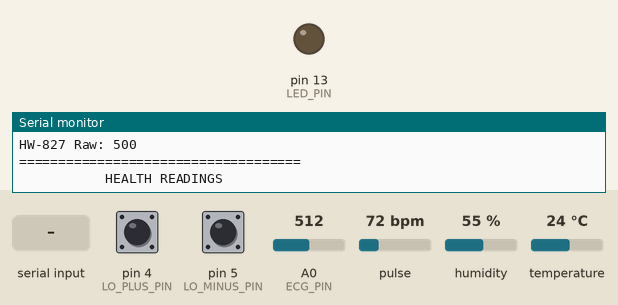
Bench run of a sketch on a simulated Arduino Uno, built with avr-gcc and run on an emulated ATmega328P. Parts: output pins drawn as LEDs (lit = HIGH), the last lines printed to the serial monitor. The test bench sets the inputs (shaded band); at power-on: pulse 72 bpm, A0 (ECG_PIN) = 512, pin 4 (LO_PLUS_PIN) HIGH, pin 5 (LO_MINUS_PIN) HIGH, humidity 55 %, temperature 24 °C.

Above: at 3.4 s.
3.5 s: pulse set to 158 bpm
At 3.75 s:
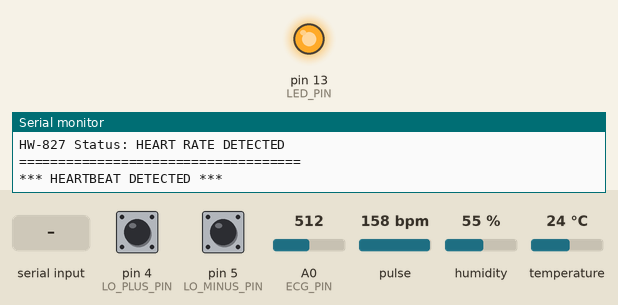
14.7 s: A0 (ECG_PIN) set to 111
22.4 s: A0 (ECG_PIN) set to 92
33.6 s: "G" received over Serial
Timing chart, 0 to 38.1 s (numbered marks = the images above; inputs shaded):
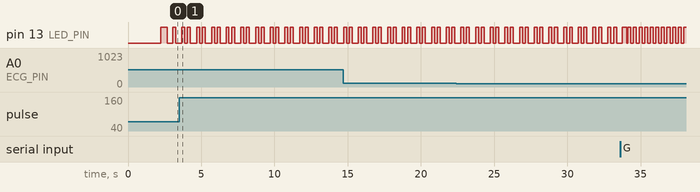

Measured:
- by itself, pin 13 (LED_PIN): repeats every 1.0 s: LOW 0.18 s, HIGH 0.21 s, LOW 0.44 s, HIGH 0.20 s

The sketch:

Vitals_Sensor.ino
```cpp
// =====================================================
// ECG VITALS FUSION - HARDWARE SKETCH
//
// AD8232 ECG MODULE + HW-827 PULSE SENSOR (via
// PulseSensorPlayground) + DHT11
//
// HEALTH DATA MODE (default) prints one block about once a
// second:
//
//   ECG Average (10)  : <0-1023>   <- one averaged ECG sample
//   HW-827 Raw        : <0-1023>
//   Heart Rate BPM    : <BPM>
//   IBI               : <ms>
//   Temperature       : <C>
//   Humidity          : <%>
//   SpO2 (simulated)  : <%>
//   LO+ / LO- / lead status / HW-827 status
//
// The backend reads these lines over the serial port for the
// live BPM/Temperature/SpO2 readouts. The real ECG waveform used
// for "Run Fusion Analysis" is captured separately: clicking that
// button makes the backend send 'G' (Graph Mode) for a real 10
// seconds, during which this sketch streams RAW, unaveraged
// analogRead(ECG_PIN) samples (see runGraphMode below) as fast
// as the serial link allows, then the backend sends 'H' to return
// to Health Data Mode. That's several hundred real points, not 10
// smoothed averages - saved to a .dat and .xlsx file on the
// backend for that one capture.
//
// HW-827 is no longer polled in a blocking 10-reading average.
// PulseSensorPlayground's serviceHW827() runs on every single
// loop() iteration (not gated by the 1-second timer), so BPM
// stays continuously up to date and a heartbeat is never missed
// while other sensors are being read.
//
// GRAPH MODE (send 'G') streams raw ECG,LO+,LO- - used both by
// the Arduino Serial Plotter and by the backend's real 10-second
// ECG capture above. Send 'H' to return to health data mode.
//
// Requires the "PulseSensor Playground" library
// (Library Manager -> search "PulseSensor Playground").
// =====================================================

#include <DHT.h>
#include <PulseSensorPlayground.h>

// =====================================================
// PIN DEFINITIONS
// =====================================================

#define DHT_PIN 2
#define DHT_TYPE DHT11

// ECG MODULE
#define ECG_PIN A0
#define LO_PLUS_PIN 4
#define LO_MINUS_PIN 5

// HW-827 HEART SENSOR
#define HW827_PIN A1

// BUILT-IN LED
#define LED_PIN 13

// =====================================================
// SETTINGS
// =====================================================

#define AVERAGE_READINGS 10

// Heartbeat warning limit
#define HEARTBEAT_LIMIT 90

// Same starting threshold used by your working
// HW-827 test code
#define HW827_THRESHOLD 550

// =====================================================
// OBJECTS
// =====================================================

DHT dht(DHT_PIN, DHT_TYPE);

PulseSensorPlayground pulseSensor;

// =====================================================
// VARIABLES
// =====================================================

bool graphMode = false;

float temperature = 0;
float humidity = 0;

int bpm = 0;
int ibi = 0;
int hw827Raw = 0;

bool hw827Started = false;

// =====================================================
// SETUP
// =====================================================

void setup() {

  Serial.begin(9600);

  // -----------------------------------------
  // ECG
  // -----------------------------------------

  pinMode(LO_PLUS_PIN, INPUT);
  pinMode(LO_MINUS_PIN, INPUT);

  // -----------------------------------------
  // DHT11
  // -----------------------------------------

  dht.begin();

  // -----------------------------------------
  // HW-827
  // -----------------------------------------
  //
  // Same method as your working test code.
  // Only the pin is changed to A1.
  // -----------------------------------------

  pulseSensor.analogInput(HW827_PIN);

  pulseSensor.blinkOnPulse(LED_PIN);

  pulseSensor.setThreshold(HW827_THRESHOLD);

  hw827Started = pulseSensor.begin();

  delay(1000);

  Serial.println("====================================");
  Serial.println("       HEALTH MONITOR STARTED");
  Serial.println("====================================");

  if (hw827Started) {
    Serial.println("HW-827: READY");
  }
  else {
    Serial.println("HW-827: START ERROR");
  }

  Serial.println();

  Serial.println("CONNECTIONS:");
  Serial.println("DHT11 DATA -> D2");
  Serial.println("ECG OUT    -> A0");
  Serial.println("ECG LO+    -> D4");
  Serial.println("ECG LO-    -> D5");
  Serial.println("HW-827 SIG -> A1");

  Serial.println();

  Serial.println("Type G = ECG GRAPH MODE");
  Serial.println("Type H = HEALTH DATA MODE");
  Serial.println();

  delay(1000);
}

// =====================================================
// CONTINUOUS HW-827 SERVICE
// =====================================================
//
// IMPORTANT:
//
// This function is called continuously from loop().
//
// The HW-827 is NOT averaged every 2 seconds.
// The PulseSensorPlayground continuously monitors A1.
// =====================================================

void serviceHW827() {

  if (!hw827Started) {
    return;
  }

  // -----------------------------------------
  // Latest raw HW-827 signal
  // -----------------------------------------

  hw827Raw = pulseSensor.getLatestSample();

  // -----------------------------------------
  // Current BPM
  // -----------------------------------------

  int newBPM = pulseSensor.getBeatsPerMinute();

  if (newBPM > 0) {

    // Restrict displayed/stored BPM to a maximum of 90
    bpm = (newBPM > HEARTBEAT_LIMIT) ? HEARTBEAT_LIMIT : newBPM;
  }

  // -----------------------------------------
  // Detect heartbeat
  // -----------------------------------------

  if (pulseSensor.sawStartOfBeat()) {

    int detectedBPM = pulseSensor.getBeatsPerMinute();

    // Restrict detected BPM to a maximum of 90
    bpm = (detectedBPM > HEARTBEAT_LIMIT)
            ? HEARTBEAT_LIMIT
            : detectedBPM;

    ibi = pulseSensor.getInterBeatIntervalMs();

    Serial.println();
    Serial.println("*** HEARTBEAT DETECTED ***");

    Serial.print("BPM: ");
    Serial.println(bpm);

    Serial.print("IBI: ");
    Serial.print(ibi);
    Serial.println(" ms");

    Serial.print("HW-827 Raw: ");
    Serial.println(hw827Raw);

    Serial.println();
  }
}

// =====================================================
// ECG 10-READING AVERAGE
// =====================================================

int getAverageECG() {

  long total = 0;

  for (int i = 0; i < AVERAGE_READINGS; i++) {

    int sample = analogRead(ECG_PIN);

    total += sample;

    // Keep HW-827 active
    serviceHW827();

    delay(10);
  }

  return total / AVERAGE_READINGS;
}

// =====================================================
// DHT11 READING
// =====================================================

void readDHT11() {

  float newHumidity = dht.readHumidity();
  float newTemperature = dht.readTemperature();

  if (!isnan(newHumidity)) {
    humidity = newHumidity;
  }

  if (!isnan(newTemperature)) {
    temperature = newTemperature;
  }
}

// =====================================================
// GRAPH MODE
// =====================================================
//
// ECG GRAPH OUTPUT:
//
// ECG,LO_PLUS,LO_MINUS
//
// HW-827 is still continuously monitored,
// but is NOT included in the graph output.
// =====================================================

void runGraphMode() {

  // Raw, unaveraged ECG sample - this is what makes the 10-second
  // capture a real waveform instead of 10 smoothed points. Do NOT
  // call getAverageECG() here; that's the 10-reading/100ms-delay
  // average used only by Health Data Mode.

  int rawECG = analogRead(ECG_PIN);

  // Make sure HW-827 is updated
  serviceHW827();

  int loPlus = digitalRead(LO_PLUS_PIN);
  int loMinus = digitalRead(LO_MINUS_PIN);

  Serial.print(rawECG);
  Serial.print(",");

  Serial.print(loPlus);
  Serial.print(",");

  Serial.println(loMinus);
}

// =====================================================
// HEALTH DATA MODE
// =====================================================

void runHealthMode() {

  // -----------------------------------------
  // ECG
  // -----------------------------------------

  int averageECG = getAverageECG();

  // -----------------------------------------
  // DHT11
  // -----------------------------------------

  readDHT11();

  // -----------------------------------------
  // ECG LEADS
  // -----------------------------------------

  int loPlus = digitalRead(LO_PLUS_PIN);
  int loMinus = digitalRead(LO_MINUS_PIN);

  // -----------------------------------------
  // Keep HW-827 updated
  // -----------------------------------------

  serviceHW827();

  // -----------------------------------------
  // SIMULATED SpO2
  // -----------------------------------------
  //
  // This remains only because it existed
  // in your original project.
  // It is NOT a real SpO2 measurement.
  // -----------------------------------------

  int simulatedSpO2 = (int)humidity + 45;

  if (simulatedSpO2 > 100) {
    simulatedSpO2 = 100;
  }

  if (simulatedSpO2 < 0) {
    simulatedSpO2 = 0;
  }

  // =================================================
  // SERIAL MONITOR
  // =================================================

  Serial.println();
  Serial.println("====================================");
  Serial.println("           HEALTH READINGS");
  Serial.println("====================================");

  // -----------------------------------------
  // ECG
  // -----------------------------------------

  Serial.print("ECG Average (10): ");
  Serial.println(averageECG);

  // -----------------------------------------
  // HW-827 RAW VALUE
  // -----------------------------------------

  Serial.print("HW-827 Raw: ");
  Serial.println(hw827Raw);

  // -----------------------------------------
  // BPM
  // -----------------------------------------

  Serial.print("Heart Rate BPM: ");
  Serial.println(bpm);

  // -----------------------------------------
  // IBI
  // -----------------------------------------

  Serial.print("IBI: ");
  Serial.print(ibi);
  Serial.println(" ms");

  // -----------------------------------------
  // 90 BPM WARNING
  // -----------------------------------------

  if (bpm >= HEARTBEAT_LIMIT && bpm > 0) {

    Serial.println("HEARTBEAT LIMIT: 90 BPM");
  }

  // -----------------------------------------
  // DHT11
  // -----------------------------------------

  Serial.print("Temperature: ");
  Serial.print(temperature);
  Serial.println(" C");

  Serial.print("Humidity: ");
  Serial.print(humidity);
  Serial.println(" %");

  // -----------------------------------------
  // SIMULATED SpO2
  // -----------------------------------------

  Serial.print("SpO2 (simulated): ");
  Serial.print(simulatedSpO2);
  Serial.println(" %");

  // -----------------------------------------
  // ECG LEAD STATUS
  // -----------------------------------------

  Serial.print("LO+: ");
  Serial.println(loPlus);

  Serial.print("LO-: ");
  Serial.println(loMinus);

  if (loPlus == 0 && loMinus == 0) {

    Serial.println("ECG Leads: CONNECTED");
  }
  else {

    Serial.println("ECG Leads: CHECK ELECTRODES");
  }

  // -----------------------------------------
  // HW-827 STATUS
  // -----------------------------------------

  if (!hw827Started) {

    Serial.println("HW-827 Status: SENSOR ERROR");
  }
  else if (bpm > 0) {

    Serial.println("HW-827 Status: HEART RATE DETECTED");
  }
  else {

    Serial.println("HW-827 Status: WAITING FOR HEARTBEAT");
  }

  Serial.println("====================================");
}

// =====================================================
// LOOP
// =====================================================

void loop() {

  // =================================================
  // VERY IMPORTANT
  // =================================================
  //
  // Continuously process the HW-827.
  // Do NOT put this behind the 2-second timer.
  // =================================================

  serviceHW827();

  // =================================================
  // SERIAL COMMAND
  // =================================================

  if (Serial.available()) {

    char command = Serial.read();

    // -----------------------------------------------
    // GRAPH MODE
    // -----------------------------------------------

    if (command == 'G' || command == 'g') {

      graphMode = true;

      Serial.println("ECG,LO_PLUS,LO_MINUS");

      delay(200);
    }

    // -----------------------------------------------
    // HEALTH MODE
    // -----------------------------------------------

    if (command == 'H' || command == 'h') {

      graphMode = false;

      Serial.println();
      Serial.println("HEALTH DATA MODE");
      Serial.println();
    }
  }

  // =================================================
  // GRAPH MODE
  // =================================================

  if (graphMode) {

    runGraphMode();
  }

  // =================================================
  // HEALTH MODE
  // =================================================

  else {

    // Health information is displayed about once a second, so
    // the first 10 readings after connecting cover roughly 10
    // seconds of ECG signal. HW-827 itself continues running
    // continuously regardless of this timer.

    static unsigned long lastHealthTime = 0;

    if (millis() - lastHealthTime >= 1000) {

      lastHealthTime = millis();

      runHealthMode();
    }
  }

  delay(5);
}
```
